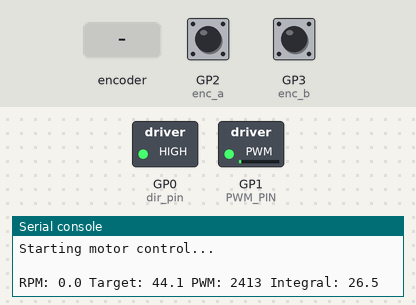
Recording of a program running on a simulated Raspberry Pi Pico running MicroPython. On the bench: switched loads named in the program (green lamp = pin HIGH), the last lines printed to the serial console. The test bench sets the inputs (shaded band); at power-on: GP2 (enc_a) HIGH, GP3 (enc_b) HIGH.

Above: at 4.25 s.
4.3 s: rotary encoder on GP2 (enc_a) / GP3 (enc_b) turned 1 step (first pin leading)
At 7.36 s:
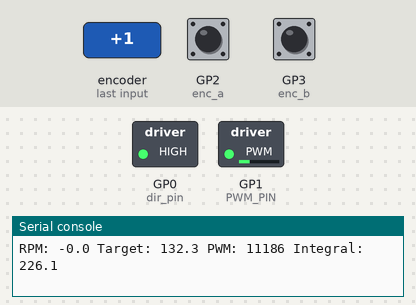
At 14.3 s:
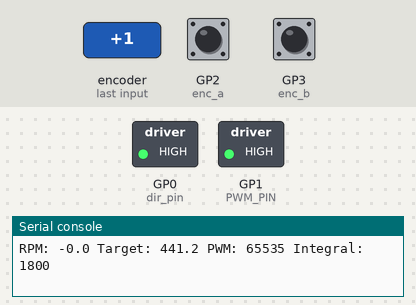
Timing chart, 0 to 15.8 s (numbered marks = the images above; inputs shaded):
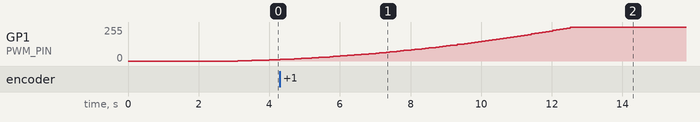

The program:

FinalMotorDriver.py
```python
# Generated with the help of AI tools

from machine import Pin, PWM
import time

# ====== CONFIG ======
ENC_A_PIN = 2
ENC_B_PIN = 3
PWM_PIN   = 1
DIR_PIN   = 0
CPR = 100
TARGET_RPM = 600
SAMPLE_TIME = 0.1

# ====== PID GAINS ======
Kp = 0.8
Ki = 0.55
Kd = 0.02

# ====== LIMITS ======
MAX_DUTY = 65535
MIN_DUTY = 0
INTEGRAL_LIMIT = 1800

# ====== GLOBALS ======
encoder_count = 0

# ====== SETUP ======
enc_a = Pin(ENC_A_PIN, Pin.IN, Pin.PULL_UP)
enc_b = Pin(ENC_B_PIN, Pin.IN, Pin.PULL_UP)
dir_pin = Pin(DIR_PIN, Pin.OUT)
dir_pin.value(1)
pwm = PWM(Pin(PWM_PIN))
pwm.freq(20000)
pwm.duty_u16(0)

# ====== ISR ======
def encoder_isr(pin):
    global encoder_count
    if enc_b.value() == 1:
        encoder_count += 1
    else:
        encoder_count -= 1

enc_a.irq(trigger=Pin.IRQ_RISING, handler=encoder_isr)

# ====== MOTOR STOP ======
def stop_motor():
    global integral
    pwm.duty_u16(0)
    integral = 0
    print("\nMotor stopped.\n")

# ====== STARTUP DELAY ======
print("Power on. Waiting 3 seconds for safety...")
for i in range(3, 0, -1):
    print("Starting in", i)
    time.sleep(1)
print("\nStarting motor control...\n")

# ====== PID VARIABLES ======
last_count = 0
last_time = time.ticks_ms()
integral = 0
last_error = 0

# ====== FILTER ======
filtered_rpm = 0
alpha = 0.65

# ====== PRINT TIMER ======
print_timer = 0

# ====== SOFT START ======
ramp_target = 0
RAMP_RATE = 40

try:
    while True:
        time.sleep(SAMPLE_TIME)

        # ---- TIME ----
        current_time = time.ticks_ms()
        dt = time.ticks_diff(current_time, last_time) / 1000

        # ---- RPM ----
        current_count = encoder_count
        delta_ticks = current_count - last_count
        raw_rpm = (delta_ticks / CPR) * (60 / dt)

        # ---- FILTER ----
        filtered_rpm = (alpha * raw_rpm) + ((1 - alpha) * filtered_rpm)

        # ---- SOFT START RAMP ----
        if ramp_target < TARGET_RPM:
            ramp_target += RAMP_RATE * dt
            if ramp_target > TARGET_RPM:
                ramp_target = TARGET_RPM

        # ---- ERROR ----
        error = ramp_target - filtered_rpm

        # ---- DERIVATIVE ----
        derivative = (error - last_error) / dt

        # ---- CONTROL OUTPUT ----
        control = (Kp * error) + (Ki * integral) + (Kd * derivative)

        # ---- PWM ----
        duty = int(control * 50)
        duty = max(MIN_DUTY, min(MAX_DUTY, duty))
        pwm.duty_u16(duty)

        # ---- CONDITIONAL INTEGRATION (anti-windup) ----
        if MIN_DUTY < duty < MAX_DUTY:
            integral += error * dt
            integral = max(-INTEGRAL_LIMIT, min(INTEGRAL_LIMIT, integral))

        # ---- PRINT EVERY 1 SECOND ----
        print_timer += SAMPLE_TIME
        if print_timer >= 1.0:
            print("RPM:", round(filtered_rpm, 1),
                  "Target:", round(ramp_target, 1),
                  "PWM:", duty,
                  "Integral:", round(integral, 1))
            print_timer = 0

        # ---- UPDATE ----
        last_count = current_count
        last_time = current_time
        last_error = error

except KeyboardInterrupt:
    stop_motor()
```
